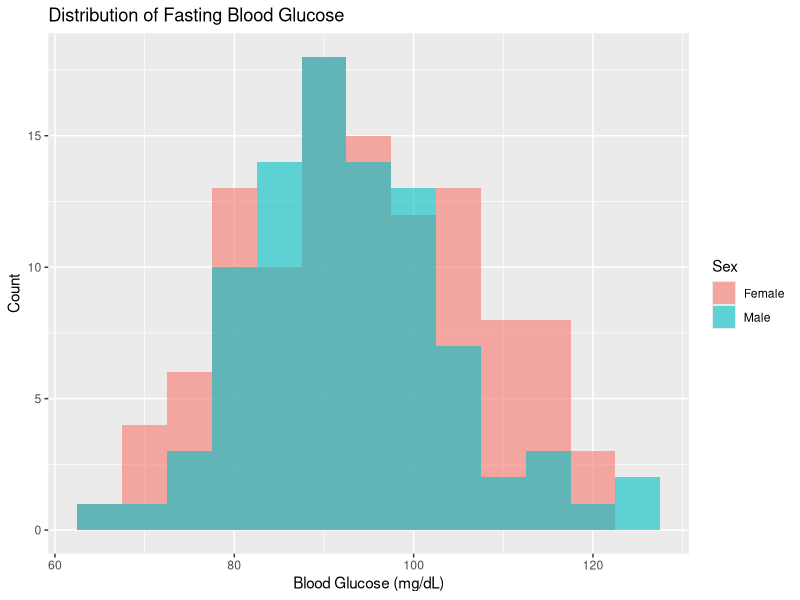
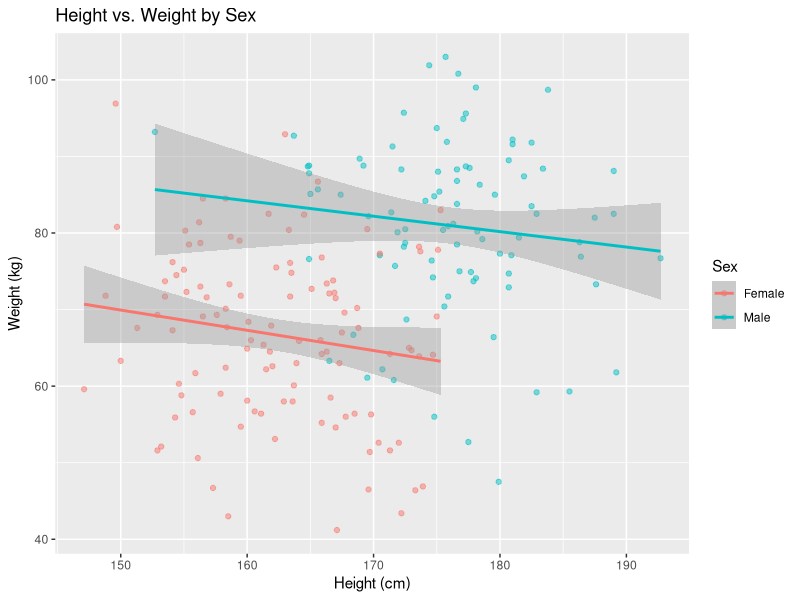
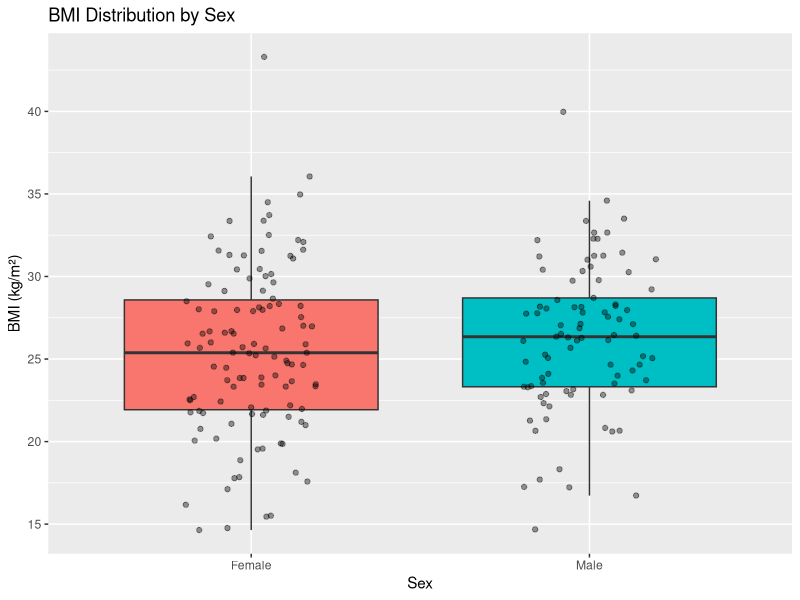
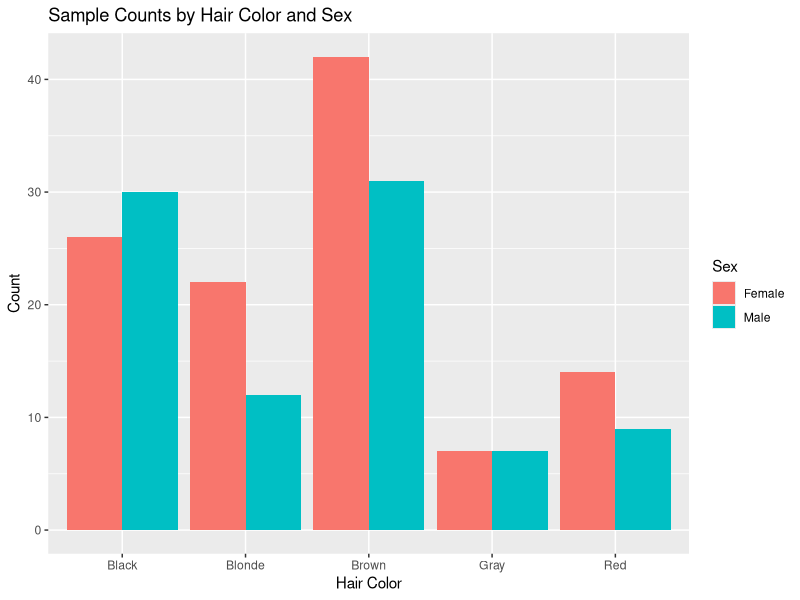
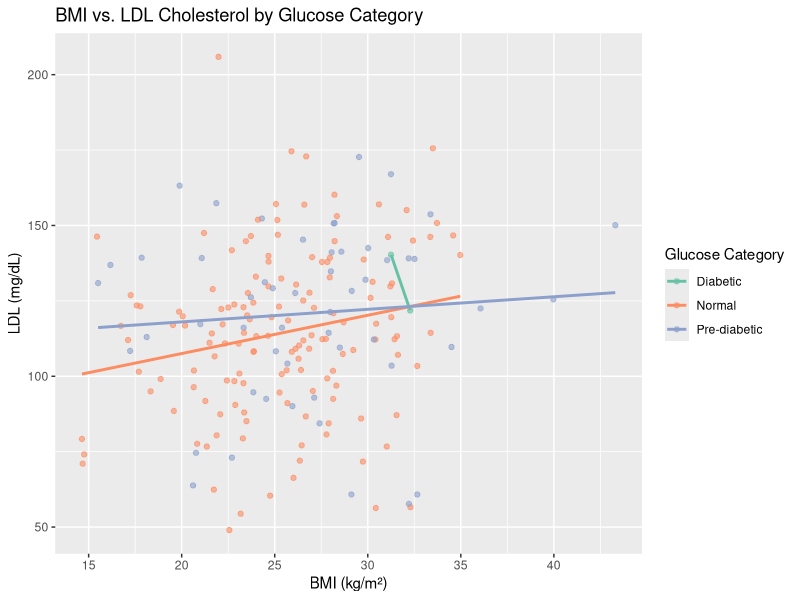
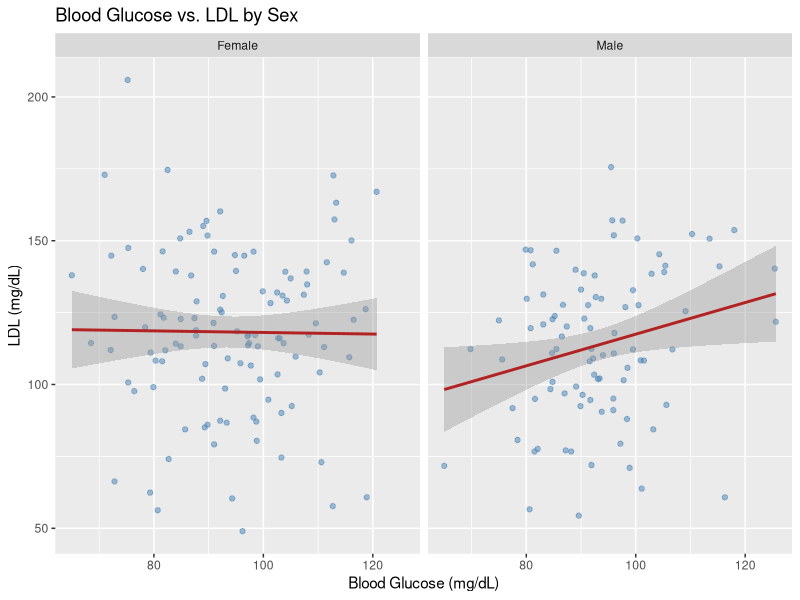
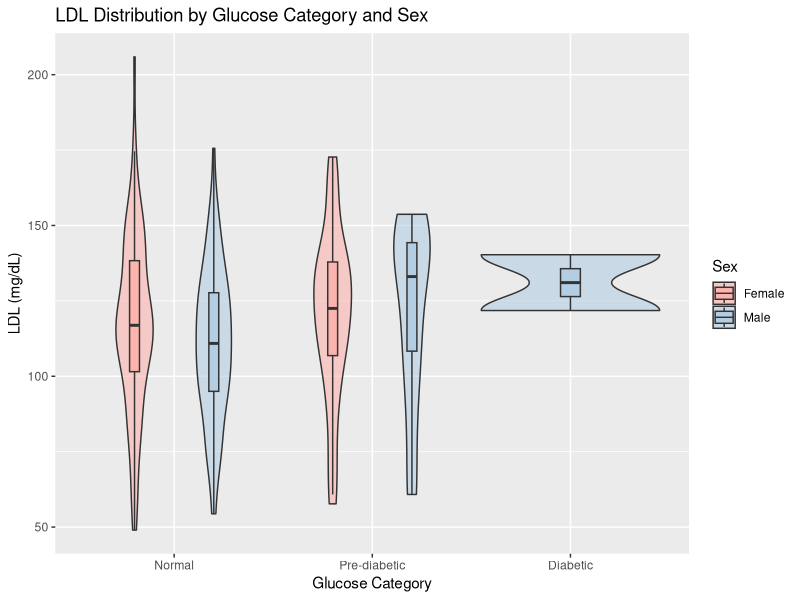

R code for these plots, in order:
## ---- chunk 1
knitr::opts_chunk$set(echo = TRUE, warning = FALSE, message = FALSE)
## ---- chunk 2
library(tidyverse)

health <- read_tsv("human_health_data.tsv")
head(health)
## ---- chunk 3
glimpse(health)
## ---- chunk 4
clinical <- health |>
  select(sample_id, sex, blood_glucose_mgdl, LDL_mgdl)

clinical
## ---- chunk 5
prediabetic_female <- health |>
  filter(sex == "Female", blood_glucose_mgdl > 100)

nrow(prediabetic_female)
## ---- chunk 6
brown_or_blue <- health |>
  filter(hair_color == "Brown" | eye_color == "Blue")

nrow(brown_or_blue)
## ---- chunk 7
health <- health |>
  mutate(bmi = round(weight_kg / (height_cm / 100)^2, 2))

health |> select(sample_id, weight_kg, height_cm, bmi) |> head()
## ---- chunk 8
health <- health |>
  mutate(glucose_category = case_when(
    blood_glucose_mgdl < 100  ~ "Normal",
    blood_glucose_mgdl <= 125 ~ "Pre-diabetic",
    blood_glucose_mgdl > 125  ~ "Diabetic"
  ))

health |> count(glucose_category)
## ---- chunk 9
health |>
  group_by(sex) |>
  summarize(
    mean_bmi = mean(bmi),
    sd_bmi   = sd(bmi)
  )
## ---- chunk 10
health |>
  group_by(sex, glucose_category) |>
  summarize(n = n(), .groups = "drop")
## ---- chunk 11
health |>
  group_by(hair_color) |>
  summarize(mean_LDL = mean(LDL_mgdl)) |>
  arrange(desc(mean_LDL))
## ---- chunk 12
ggplot(health, aes(x = blood_glucose_mgdl, fill = sex)) +
  geom_histogram(binwidth = 5, alpha = 0.6, position = "identity") +
  labs(
    title = "Distribution of Fasting Blood Glucose",
    x     = "Blood Glucose (mg/dL)",
    y     = "Count",
    fill  = "Sex"
  )
## ---- chunk 13
ggplot(health, aes(x = height_cm, y = weight_kg, color = sex)) +
  geom_point(alpha = 0.5) +
  geom_smooth(method = "lm", se = TRUE) +
  labs(
    title = "Height vs. Weight by Sex",
    x     = "Height (cm)",
    y     = "Weight (kg)",
    color = "Sex"
  )
## ---- chunk 14
ggplot(health, aes(x = sex, y = bmi, fill = sex)) +
  geom_boxplot(outlier.shape = NA) +
  geom_jitter(width = 0.2, alpha = 0.4) +
  labs(
    title = "BMI Distribution by Sex",
    x     = "Sex",
    y     = "BMI (kg/m²)"
  ) +
  theme(legend.position = "none")
## ---- chunk 15
ggplot(health, aes(x = hair_color, fill = sex)) +
  geom_bar(position = "dodge") +
  labs(
    title = "Sample Counts by Hair Color and Sex",
    x     = "Hair Color",
    y     = "Count",
    fill  = "Sex"
  )
## ---- chunk 16
ggplot(health, aes(x = bmi, y = LDL_mgdl, color = glucose_category)) +
  geom_point(alpha = 0.6) +
  geom_smooth(method = "lm", se = FALSE) +
  scale_color_brewer(palette = "Set2") +
  labs(
    title  = "BMI vs. LDL Cholesterol by Glucose Category",
    x      = "BMI (kg/m²)",
    y      = "LDL (mg/dL)",
    color  = "Glucose Category"
  )
## ---- chunk 17
ggplot(health, aes(x = blood_glucose_mgdl, y = LDL_mgdl)) +
  geom_point(alpha = 0.5, color = "steelblue") +
  geom_smooth(method = "lm", color = "firebrick") +
  facet_wrap(~ sex) +
  labs(
    title = "Blood Glucose vs. LDL by Sex",
    x     = "Blood Glucose (mg/dL)",
    y     = "LDL (mg/dL)"
  )
## ---- chunk 18
health |>
  mutate(glucose_category = factor(glucose_category,
                                   levels = c("Normal", "Pre-diabetic", "Diabetic"))) |>
  ggplot(aes(x = glucose_category, y = LDL_mgdl, fill = sex)) +
  geom_violin(alpha = 0.6, position = position_dodge(0.8)) +
  geom_boxplot(width = 0.1, position = position_dodge(0.8), outlier.shape = NA) +
  scale_fill_brewer(palette = "Pastel1") +
  labs(
    title = "LDL Distribution by Glucose Category and Sex",
    x     = "Glucose Category",
    y     = "LDL (mg/dL)",
    fill  = "Sex"
  )
